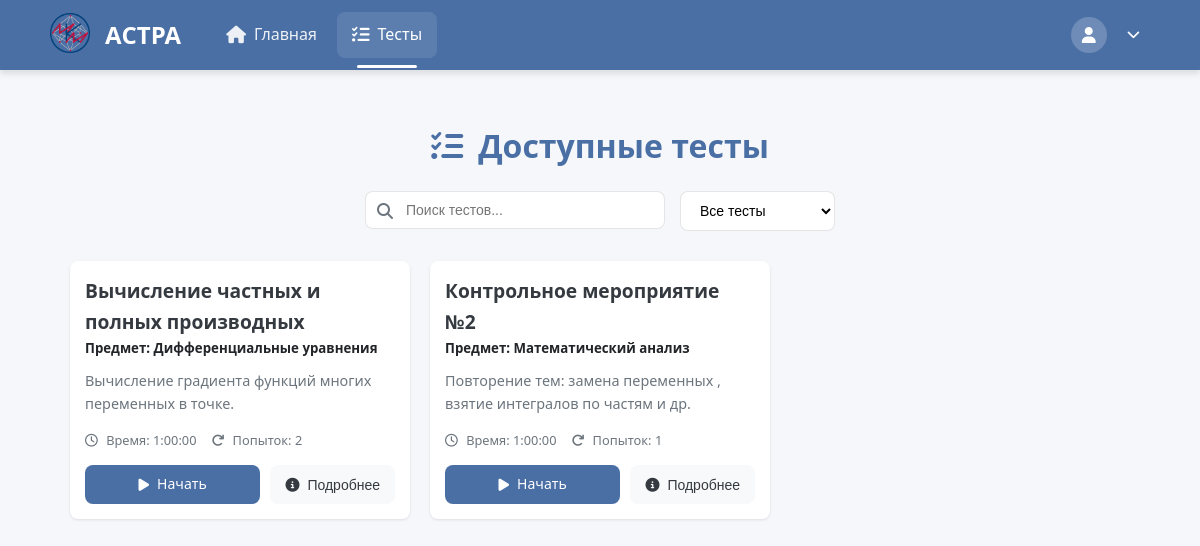
The app's page /TestsSolving/ (signed in), older data.
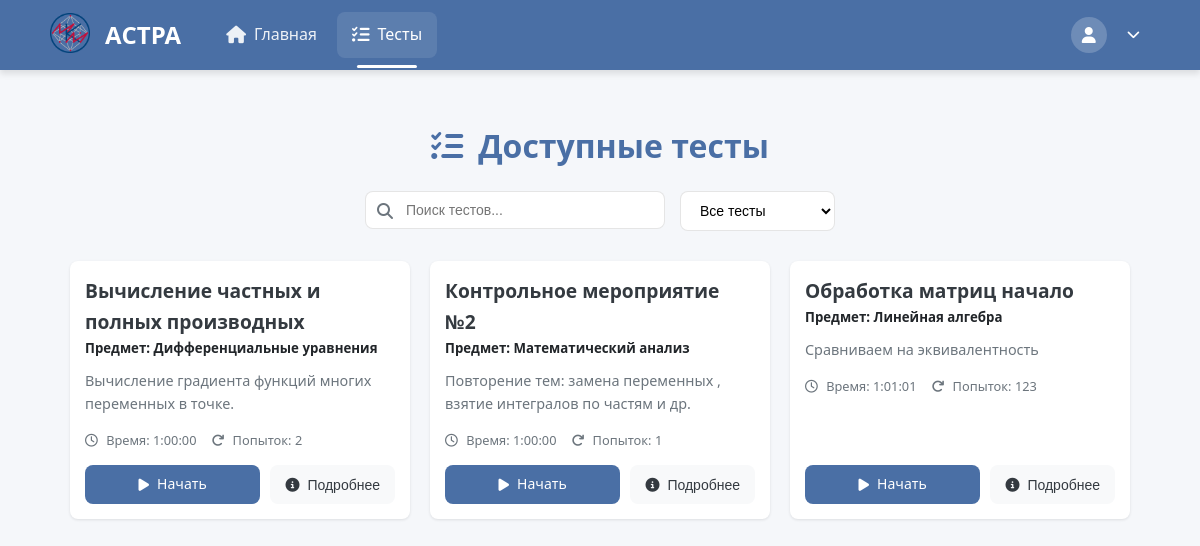
The same page, newer data.
### create_tests/models.py (models this page shows, shortened)
class AboutTest(models.Model):
    objects = None
    name_tests = models.CharField(max_length=255, blank=False)  # Название теста
    creator = models.ForeignKey(TeacherData, on_delete=models.PROTECT, null=True, blank=True, related_name='created_tests') # Создатель теста
    time_to_solution = models.DurationField(default=timedelta(hours=1, minutes=30))
    name_slug_tests = models.SlugField(max_length=255, unique=True, db_index=True, verbose_name="URL")  # Слаг имени
    num_of_attempts = models.IntegerField(blank=True, default=1)  # Количество попыток для решения
    type_of_result = models.IntegerField(blank=True, default=1)  # Тип возвращаемого результата
    description = models.CharField(max_length=150, default="", blank=True)
    is_published = models.IntegerField(default=0)
    is_done = models.IntegerField(default=1)
    is_draft = models.BooleanField(default=False)
    subj = models.ForeignKey(Subjects,
                             on_delete=models.PROTECT,
                             default=1)
    expressions = models.ManyToManyField(AboutExpressions)

class Subjects(models.Model):
    name = models.CharField(max_length=100, unique=True, default="Другое")
    def __str__(self):
        return self.name

### solving_tests/views.py (the view)
# urls.py: path('', views.list_test, name='list_test'),
@login_required
@role_required(['student', 'admin'])
def list_test(request):
    user = request.user
    try:
        student = StudentData.objects.get(data_map=user)
        student_group = student.group
        all_tests = AboutTest.objects.filter(publishedgroup__group_name=student_group).distinct()
        tests_with_attempts = []
        for test in all_tests:
            attempts = StudentResult.objects.filter(student=user, test=test).count()
            if attempts < test.num_of_attempts:
                tests_with_attempts.append({
                    'test': test,
                    'remaining_attempts': test.num_of_attempts - attempts
                })
    except StudentData.DoesNotExist:
        tests_with_attempts = []
    return render(request, 'solving_tests/test_selection.html', {
        'tests': tests_with_attempts
    })

### users/context_processors.py (called while the page is built)
def user_role(request):
    if request.user.is_authenticated:
        return {'user_role': request.user.role}
    return {}

### solving_tests/templates/solving_tests/test_selection.html (shortened to what this page needs)
{% extends 'solving_tests/header.html' %}
{% load static %}
{% block extra_css %}
    <link rel="stylesheet" href="{% static 'css/test_selection.css' %}">
    <link rel="stylesheet" href="https://cdnjs.cloudflare.com/ajax/libs/font-awesome/6.4.0/css/all.min.css">
{% endblock %}
{% block content %}
<div class="test-selection-container">
    <div class="page-header">
        <h1><i class="fas fa-tasks"></i> Доступные тесты</h1>
        <div class="search-filter">
            <div class="search-box">
                <i class="fas fa-search"></i>
                <input type="text" id="testSearch" placeholder="Поиск тестов...">
            </div>
            <div class="filter-box">
                <select id="testFilter">
                    <option value="all">Все тесты</option>
                </select>
            </div>
        </div>
    </div>
    <div class="tests-grid">
        {% for item in tests %}
            {% with test=item.test %}
                <div class="test-card" data-id="{{ test.id }}" data-completed="{% if test.completed %}true{% else %}false{% endif %}" data-new="{% if test.is_new %}true{% else %}false{% endif %}">
                    <div class="test-body">
                        <h3 class="test-title">
                            <a href="{% url 'solving_tests:some_test_for_student' slug_name=test.name_slug_tests %}">{{ test.name_tests }}</a>
                        </h3>
                        <h5>Предмет: {{ test.subj }}</h5>
                        {% if test.description %}
                            <p class="test-description">{{ test.description|truncatechars:150 }}</p>
                        {% endif %}
                        <div class="test-meta">
                            <span><i class="far fa-clock"></i> Время: {{ test.time_to_solution }}</span>
                            <span><i class="fas fa-redo"></i>
                                {% if test.num_of_attempts == 0 %}
                                    Количество попыток не ограниченно
                                {% else %}
                                    Попыток: {{ item.remaining_attempts }}
                                {% endif %}
                            </span>
                        </div>
                    </div>
                    <div class="test-footer">
                        <a href="{% url 'solving_tests:some_test_for_student' slug_name=test.name_slug_tests %}" class="btn start-btn">
                            {% if test.completed %}
                            <i class="fas fa-redo"></i> Повторить
                            {% else %}
                            <i class="fas fa-play"></i> Начать
                            {% endif %}
                        </a>
                        <button class="btn info-btn" data-test-id="{{ test.id }}">
                            <i class="fas fa-info-circle"></i> Подробнее
                        </button>
                    </div>
                </div>
            {% endwith %}
        {% empty %}
            <div class="empty-state">
                <i class="fas fa-tasks fa-3x"></i>
                <h3>Нет доступных тестов</h3>
                <p>В настоящее время для вас нет доступных тестов.</p>
            </div>
        {% endfor %}
    </div>
</div>
{% endblock %}

Row changes from the older to the newer data that the page shows:
now on this page (row edited): AboutTest: test.name_tests "Обработка матриц начало", test.subj "Линейная алгебра", test.description "Сравниваем на эквивалентность", test.time_to_solution "1:01:01", remaining_attempts "123"
